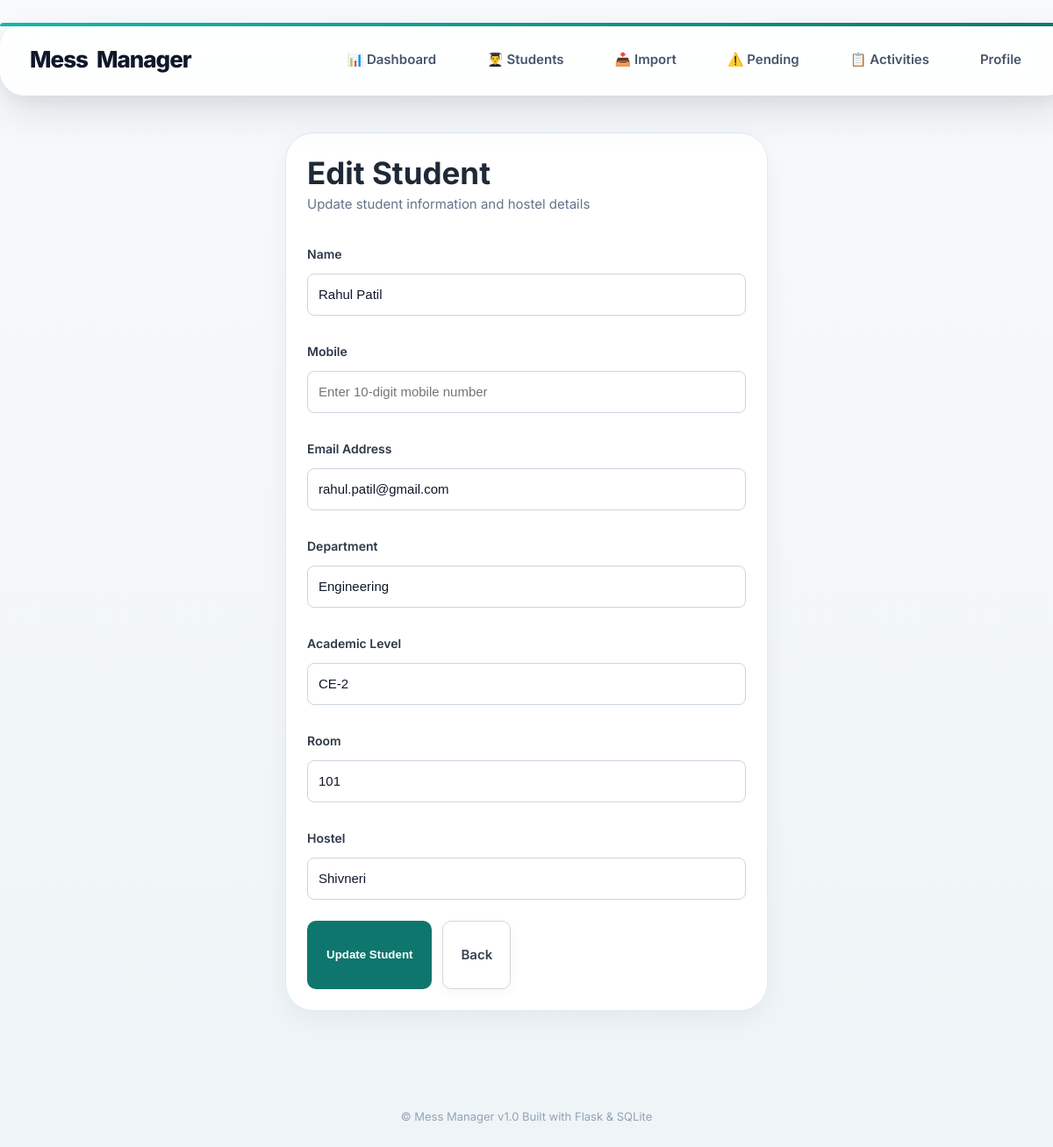
/edit_student/1 (signed in), run on an earlier commit of the app's database.
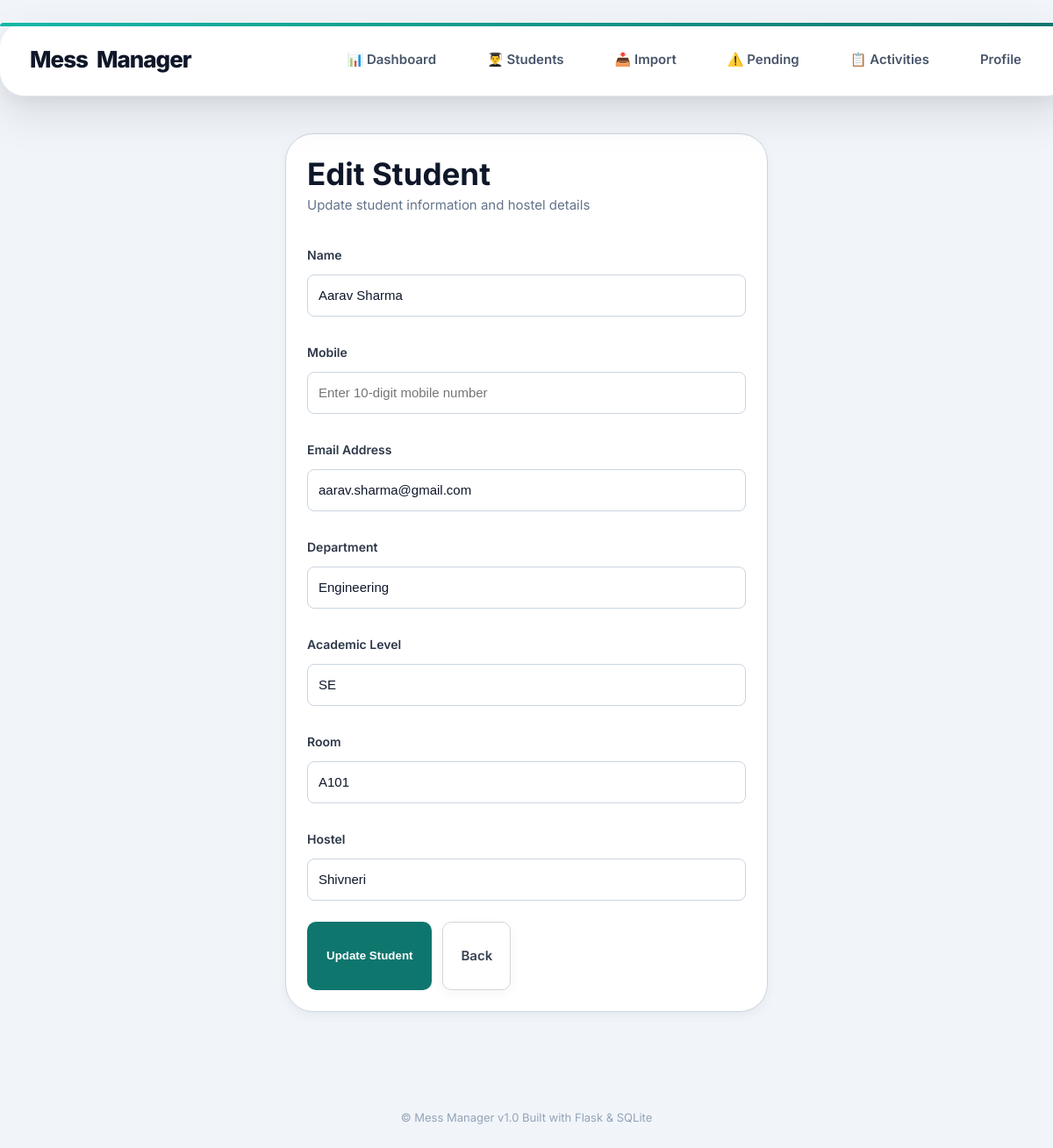
And on a later commit of the database.
### tables this page shows
CREATE TABLE students (

        id INTEGER PRIMARY KEY AUTOINCREMENT,

        admin_id INTEGER NOT NULL,

        student_code TEXT NOT NULL UNIQUE,

        name TEXT NOT NULL,

        mobile TEXT NOT NULL,
                 
        email TEXT  NOT NULL,

        hostel TEXT NOT NULL,

        room TEXT NOT NULL,

        department TEXT NOT NULL,

        academic_level TEXT NOT NULL,

        total_fees INTEGER NOT NULL DEFAULT 30000,

        received_amount INTEGER NOT NULL DEFAULT 0,

        joining_date TEXT NOT NULL,

        FOREIGN KEY (admin_id) REFERENCES admin(id),

        UNIQUE(admin_id, mobile),

        CHECK(received_amount >= 0),

        CHECK(total_fees >= 0),

        CHECK(received_amount <= total_fees)

    );

### app.py (the view)
@app.route('/edit_student/<int:student_id>')
@login_required
def edit_student(student_id):
    conn = connect_db()
    admin_id = session['admin_id']
    student = conn.execute(
        """

        SELECT *

        FROM students

        WHERE id = ?

        AND admin_id = ?

        """,
        (student_id, admin_id)
    ).fetchone()
    if not student:
        conn.close()
        flash("Unauthorized access")
        return redirect('/student_list')
    conn.close()
    return render_template("edit_student.html", student=student)

### app.py (called while the page is built)
def connect_db():
    conn = sqlite3.connect('database.db')
    conn.execute("PRAGMA foreign_keys = ON")
    conn.row_factory = sqlite3.Row
    return conn

def login_required(func):
    @wraps(func)
    def wrapper(*args, **kwargs):
        if not session.get('admin_logged_in'):
            return redirect('/login')
        return func(*args, **kwargs)
    return wrapper

### templates/edit_student.html (shortened to what this page needs)
{% extends "base.html" %}
{% block content %}
<div class="student-form-card ui-card">
    <h1>Edit Student</h1>
    <p class="form-subtitle">
        Update student information and hostel details
    </p>
    <form action="/update_student" method="POST">
        <div class="form-group">
            <label class="form-label">
                Name
            </label>
            <input type="text" name="name" class="form-input" value="{{ student['name'] }}" required>
        </div>
        <div class="form-group">
            <label class="form-label">
                Mobile
            </label>
            <input type="tel" name="mobile" class="form-input" maxlength="10" pattern="[0-9]{10}" inputmode="numeric"
                placeholder="Enter 10-digit mobile number" required>
        </div>
        <div class="form-group">
            <label class="form-label">
                Email Address
            </label>
            <input type="email" name="email" class="form-input" value="{{ student['email'] }}"
                placeholder="student@example.com">
        </div>
        <div class="form-group">
            <label class="form-label">
                Department
            </label>
            <select name="department" class="form-select" required>
                <option value="Engineering" {% if student['department']=='Engineering' %} selected {% endif %}>
                    Engineering
                </option>
            </select>
        </div>
        <div class="form-group">
            <label class="form-label">
                Academic Level
            </label>
            <input type="text" name="academic_level" class="form-input" value="{{ student['academic_level'] }}"
                required>
        </div>
        <div class="form-group">
            <label class="form-label">
                Room
            </label>
            <input type="text" name="room" class="form-input" value="{{ student['room'] }}" required>
        </div>
        <div class="form-group">
            <label class="form-label">
                Hostel
            </label>
            <select name="hostel" class="form-select">
                <option value="Shivneri" {% if student['hostel']=='Shivneri' %} selected {% endif %}>
                    Shivneri
                </option>
            </select>
        </div>
        <div class="form-actions">
            <button type="submit" class="primary-btn">
                Update Student
            </button>
            <a href="/student_list" class="secondary-btn">
                Back
            </a>
        </div>
    </form>
</div>
{% endblock %}

What changed in the data, as far as the page shows it:
changed students "Engineering": name "Rahul Patil" → "Aarav Sharma"; email "rahul.patil@gmail.com" → "aarav.sharma@gmail.com"; academic_level "CE-2" → "SE"; room "101" → "A101"
